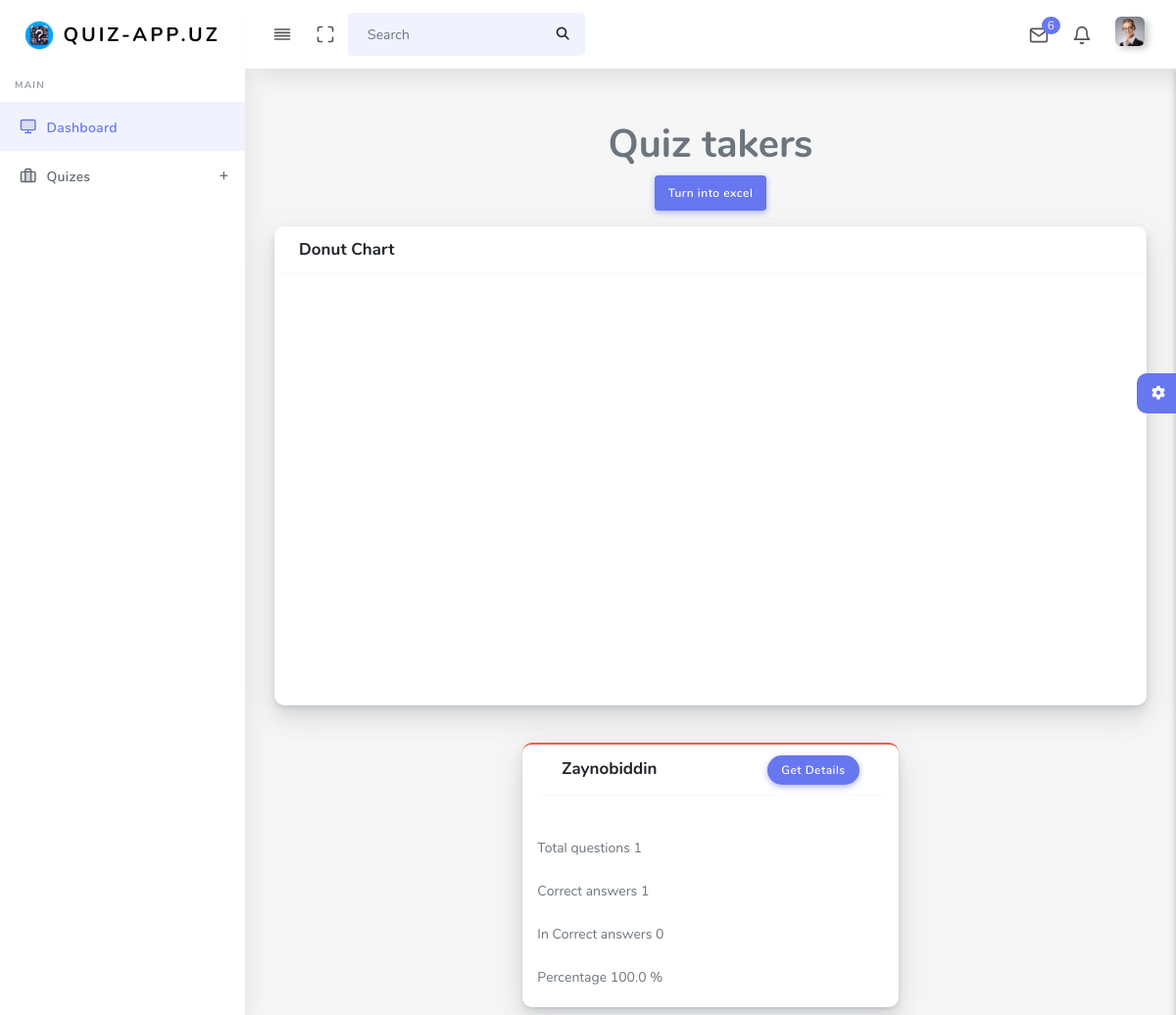
/get-results/35 (signed in), run on an earlier commit of the app's database.
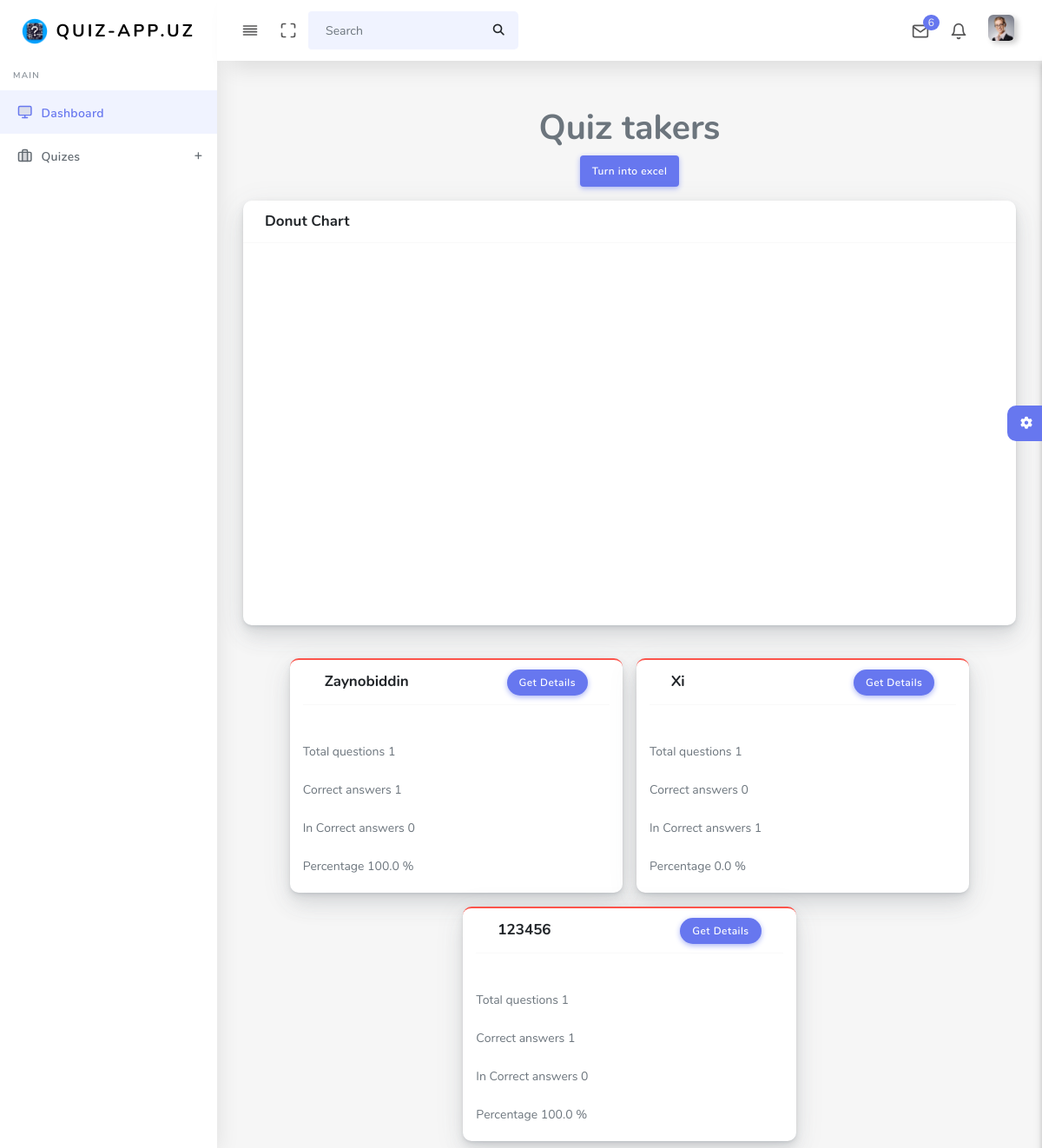
And on a later commit of the database.
### main/models.py (models this page shows, shortened)
class Result(models.Model):
    taker = models.ForeignKey(QuizTaker, on_delete=models.CASCADE)
    correct_answers = models.IntegerField()
    incorrect_answers = models.IntegerField()
    @property
    def questions(self, *args, **kwargs):
        quiz = self.taker.quiz
        result = Question.objects.filter(quiz=quiz).count()
        return result
    @property
    def percentage(self, *args, **kwargs):
        data = self.correct_answers / self.questions * 100
        return round(data, 1)

class QuizTaker(models.Model):
    full_name = models.CharField(max_length=255)
    phone = models.CharField(max_length=255)
    email = models.EmailField(blank=True, null=True)
    quiz = models.ForeignKey(Quiz, on_delete=models.CASCADE)

class Quiz(models.Model):
    title = RichTextField()
    author = models.ForeignKey(User, on_delete=models.CASCADE)
    code = models.CharField(max_length=255, blank=True, unique=True)
    start_date = models.DateTimeField(null = True, blank = True)
    limited_date = models.DateTimeField(null = True, blank = True)
    is_active = models.BooleanField(default = True)

### main/views.py (the view)
# urls.py: path('get-results/<int:id>', views.get_results , name ='get_results' ),
@login_required(login_url = 'dash:login')
def get_results(request, id):
    quiz = Quiz.objects.get(id=id)
    taker = QuizTaker.objects.filter(quiz=quiz)
    results = tuple(
            map(
            lambda x : Result.objects.get(taker=x),
            taker
        )
    )
    return render(request, 'quiz/results.html', {'results':results, 'quiz':quiz})

### templates/quiz/results.html (shortened to what this page needs)
{%extends 'base.html'%}
  {%block content%}
  {%load static%}
        <section class="section" >
          <div class="row d-flex justify-content-center">
            <h1 class="col-12" style="text-align: center;">Quiz takers</h1>
            <div class="col-12 d-flex justify-content-center">
              <a href="{%url 'dash:to_excel' quiz.id%}" class="mb-3"><button class="btn btn-primary">Turn into excel</button></a>
            </div>
            <div class="col-lg-12 col-md-12 col-sm-12 col-xs-12 col-12">
              <div class="card">
                <div class="card-header">
                  <h4>Donut Chart</h4>
                </div>
                <div class="card-body">
                  <div class="recent-report__chart">
                    <div id="donutChart"></div>
                  </div>
                </div>
              </div>
            </div>
          {% for result in results %}
          <div class="card card-danger col-5 m-2">
            <div class="card-header">
              <h4>{{result.taker.full_name}}</h4>
              <div class="card-header-action">
                <a href="{% url 'dash:result_detail' result.id %}" class="btn btn-primary">Get Details</a>
              </div>
            </div>
            <div class="card-body">
            </div>
            <p>Total questions {{result.questions}}</p>
            <p>Correct answers {{result.correct_answers}}</p>
            <p>In Correct answers {{result.incorrect_answers}}</p>
            <p>Percentage {{result.percentage}} %</p>
            </div>
          {%endfor%}
        </div>
        </section>
        <div class="settingSidebar">
          <a href="javascript:void(0)" class="settingPanelToggle"> <i class="fa fa-spin fa-cog"></i>
          </a>
        </div>
  {%endblock%}

### templates/base.html (shortened to what this page needs)
{%load static%}
<!DOCTYPE html>
<html lang="en">
<head>
  <link rel="stylesheet" href="{% static 'assets/css/app.min.css' %}">
  <link rel="stylesheet" href="{% static 'assets/css/style.css' %}">
  <link rel="stylesheet" href="{% static 'assets/css/components.css' %}">
  <link rel="stylesheet" href="{% static 'assets/css/custom.css' %}">
</head>
<body>
  <div id="app">
    <div class="main-wrapper main-wrapper-1">
      <div class="navbar-bg"></div>
      <nav class="navbar navbar-expand-lg main-navbar sticky">
        <div class="form-inline mr-auto">
          <ul class="navbar-nav mr-3">
            <li><a href="#" data-toggle="sidebar" class="nav-link nav-link-lg
									collapse-btn"> <i data-feather="align-justify"></i></a></li>
            <li><a href="#" class="nav-link nav-link-lg fullscreen-btn">
                <i data-feather="maximize"></i>
              </a></li>
            <li>
              <form class="form-inline mr-auto">
                <div class="search-element">
                  <input class="form-control" type="search" placeholder="Search" aria-label="Search" data-width="200">
                  <button class="btn" type="submit">
                    <i class="fas fa-search"></i>
                  </button>
                </div>
              </form>
            </li>
          </ul>
        </div>
        <ul class="navbar-nav navbar-right">
          <li class="dropdown dropdown-list-toggle"><a href="#" data-toggle="dropdown"
              class="nav-link nav-link-lg message-toggle"><i data-feather="mail"></i>
              <span class="badge headerBadge1">
                6 </span> </a>
          </li>
          <li class="dropdown dropdown-list-toggle"><a href="#" data-toggle="dropdown"
              class="nav-link notification-toggle nav-link-lg"><i data-feather="bell" class="bell"></i>
            </a>
          </li>
          <li class="dropdown"><a href="#" data-toggle="dropdown"
              class="nav-link dropdown-toggle nav-link-lg nav-link-user"> <img alt="image" src="{% static 'assets/img/user.png'%}"
                class="user-img-radious-style"> </a>
          </li>
        </ul>
      </nav>
      <div class="main-sidebar sidebar-style-2">
        <aside id="sidebar-wrapper">
          <div class="sidebar-brand">
            <a href="{%url 'dash:main'%}"> <img alt="image" src="{% static 'assets/img/quiz.png'%}" class="header-logo" /> <span
                class="logo-name">Quiz-app.uz</span>
            </a>
          </div>
          <ul class="sidebar-menu">
            <li class="menu-header">Main</li>
            <li class="dropdown active">
              <a href="{%url 'dash:main'%}" class="nav-link"><i data-feather="monitor"></i><span>Dashboard</span></a>
            </li>
            <li class="dropdown">
              <a href="#" class="menu-toggle nav-link has-dropdown"><i
                  data-feather="briefcase"></i><span>Quizes</span></a>
            </li>
          </ul>
        </aside>
      </div>
      <div class="main-content">
      {%block content%}
      {%endblock%}
        </div>
    </div>
</div>
</body>
</html>

What changed in the data, as far as the page shows it:
added Result: taker.full_name "Xi", questions "1", correct_answers "0", incorrect_answers "1", percentage "0.0"
added Result: taker.full_name "123456", questions "1", correct_answers "1", incorrect_answers "0", percentage "100.0"
